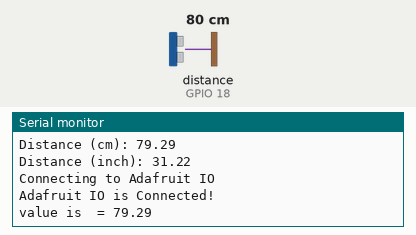
Simulated run of this sketch. Board: ESP32. Shown: the last lines printed to the serial monitor. Wiring (inferred from the names in the program): ultrasonic range finder: trigger GPIO 5; echo GPIO 18. The inputs (shaded band) are chosen by the test bench; at power-on: distance to the obstacle (sensor on GPIO 18) 80 cm. The echo pulse lasts 58.3 µs per cm; WiFi joins after 1.5 s; servers stay silent unless stated; no MQTT or app messages arrive unless stated.

Above: at 3.2 s.
3.3 s: distance to the obstacle (sensor on GPIO 18) set to 2 cm
At 5.2 s:
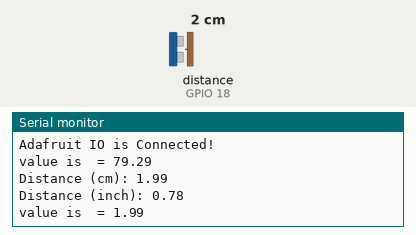
6.0 s: distance to the obstacle (sensor on GPIO 18) set to 4 cm
At 6.8 s:
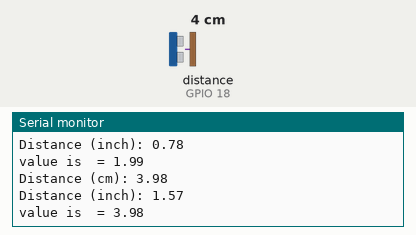
Timing chart, 0 to 9.0 s (numbered marks = the images above; inputs shaded):
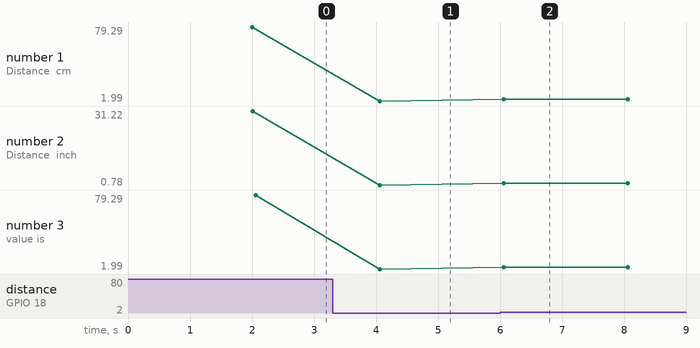

Measured:
- after the input at 3.3 s, the serial monitor: prints a new line after 0.76 s (image 1)
- after the input at 6.0 s, the serial monitor: prints a new line after 0.06 s (image 2)
- plotted number 1: 79.29 → 1.99 after the input at 3.3 s, 1.99 → 3.98 after the input at 6.0 s
- plotted number 2: 31.22 → 0.78 after the input at 3.3 s, 0.78 → 1.57 after the input at 6.0 s
- plotted number 3: 79.29 → 1.99 after the input at 3.3 s, 1.99 → 3.98 after the input at 6.0 s

The sketch:

Adafruit.ino
```cpp
#include "WiFi.h"
#include "Adafruit_MQTT.h"
#include "Adafruit_MQTT_Client.h"


const char* ssid = "Galaxy S20 FEF378";
const char* password = "111222333";
unsigned long previousMillis = 0;
unsigned long interval = 10000;
#define trigPin 5                                                                // ESP32 pin GIOP5 connected to ultrasnoic sensor's Trigger pin
#define echoPin 18

int Sensor_value;

#define MQTT_SERV "io.adafruit.com"
#define MQTT_PORT 1883
#define MQTT_NAME  "hassan_abdullah" // Your Adafruit IO Username
#define MQTT_PASS "aio_SbVm17OCnbupZLPcjks5QgYR7ole" //  Your Adafruit IO AIO key
#define SOUND_SPEED 0.034                                                              //Define sound speed in cm/uS
#define CM_TO_INCH 0.393701
long duration;                                                                          //Variable Definiatoins
float distanceCm;
float distanceInch;


WiFiClient client;
Adafruit_MQTT_Client mqtt(&client, MQTT_SERV, MQTT_PORT, MQTT_NAME, MQTT_PASS);
Adafruit_MQTT_Publish Sensor_data = Adafruit_MQTT_Publish(&mqtt, MQTT_NAME "/f/WaterLevel");


void initWiFi() {
  WiFi.mode(WIFI_STA);
  WiFi.begin(ssid, password);
  Serial.print("Connecting to WiFi ..");
  while (WiFi.status() != WL_CONNECTED) {
    Serial.print('.');
    delay(1000);
  }
  Serial.println(WiFi.localIP());
}

  void setup() {
  Serial.begin(115200);
  initWiFi();
  Serial.print("RSSI: ");
  Serial.println(WiFi.RSSI());
  pinMode(trigPin, OUTPUT);                                                        // Sets the Trigger Pin as an Output
  pinMode(echoPin, INPUT);                                                        // Sets the Echo Pin as an Input
}

void loop() {


  digitalWrite(trigPin, LOW);                                                       // Clear the trigger PIN
  delayMicroseconds(2);
  digitalWrite(trigPin, HIGH);                                                      // Sets the trigPin on HIGH state for 10 micro seconds
  delayMicroseconds(10);
  digitalWrite(trigPin, LOW);                                                       // Sets the trigPin on LOW
  duration = pulseIn(echoPin, HIGH);                                               // Reads the echoPin, returns the sound wave travel time in microseconds

  distanceCm = duration * SOUND_SPEED / 2;                                        // Calculate the distance
  distanceInch = distanceCm * CM_TO_INCH;                                         // Convert to inches

  Serial.print("Distance (cm): ");
  Serial.println(distanceCm);
  Serial.print("Distance (inch): ");
  Serial.println(distanceInch);                                      // Convert to inches

  MQTT_connect();

  Serial.print("value is  = ");
  Serial.println(distanceCm);
    if (! Sensor_data.publish(distanceCm))     {
         delay(2000);
          }

 delay(2000);
}

void MQTT_connect() {

  int8_t again;

  if (mqtt.connected()) {

    return;

  }

  Serial.print("Connecting to Adafruit IO");

  uint8_t retry = 5;

  while ((again = mqtt.connect()) != 0) {

       Serial.println(mqtt.connectErrorString(again));

       Serial.println("Retrying Adafruit connection in 5 seconds...");

       mqtt.disconnect();

       delay(5000);

       retry--;

       if (retry == 0) {

         while (1);

       }

  }
  Serial.println("");

  Serial.println("Adafruit IO is Connected!");

}
```
